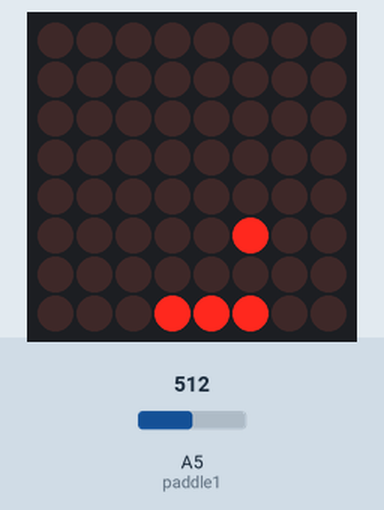
Recording of a sketch running on a simulated Arduino Uno, built with avr-gcc and run on an emulated ATmega328P. Shown: 8×8 LED matrix. Inputs (shaded band) come from the test bench; at power-on: A5 (paddle1) = 512. Random numbers use the default seed unless the sketch sets one.

Above: at 2.8 s.
2.9 s: A5 (paddle1) set to 672
5.9 s: A5 (paddle1) set to 691
At 6.22 s:
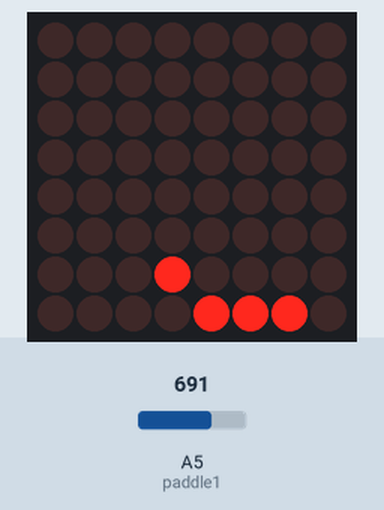
8.9 s: A5 (paddle1) set to 900
At 9.03 s:
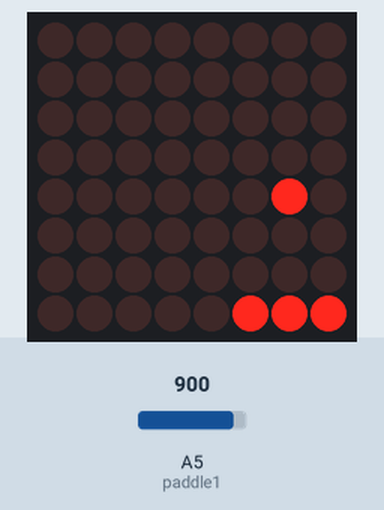
11.1 s: A5 (paddle1) set to 716
At 11.43 s:
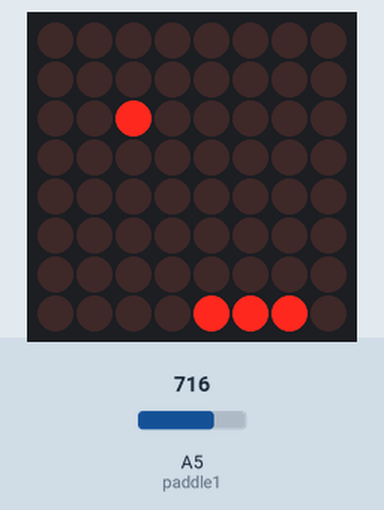
13.5 s: A5 (paddle1) set to 511
At 13.77 s:
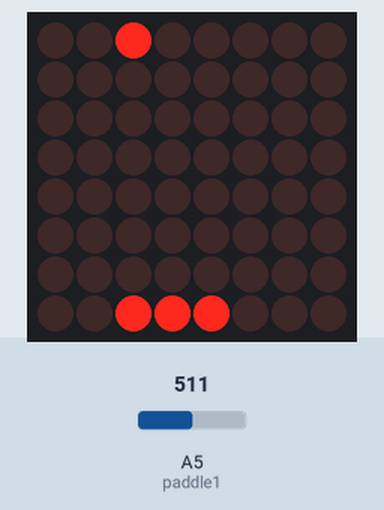
15.8 s: A5 (paddle1) set to 306
At 16.07 s:
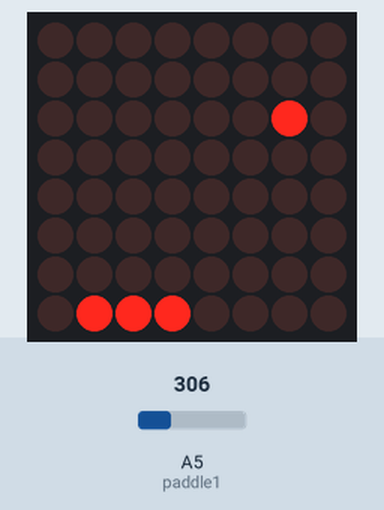

Measured:
- the behaviour switches between 682 and 683 on A5 (paddle1) (found by bisection; images 0 and 1)

The sketch:

pin_pong_game.ino
```cpp
#include "LedControl.h"
LedControl aman = LedControl(9, 11, 10, 1);          // create an instance of a Matrix

int column = 0, row = 8;                       // decide where the ball will start
int directionX = 1, directionY = 1;                    // make sure it heads from left to right first
int paddle1 = 5, paddle1Val;                           // Pot pin and value
int movement_interval = 150;
int counter = 0;

void setup() {
  aman.shutdown(0, false);
  aman.setIntensity(0, 10);                         // Set the brightness to a medium values
  randomSeed(analogRead(0));
  oops();
}
void oops() {
  for (int x = 0; x < 3; x++) {
    aman.clearDisplay(0);
    delay(250);
    for (int y = 0; y < 8; y++) {
      aman.setRow(0, y, 255);
    }
    delay(200);
  }
  counter = 0;
  movement_interval = 250;
  column = 0;
  row = random(8);
  displayDashAndDot();
}

void displayDashAndDot() {
  aman.clearDisplay(0);
  aman.setLed(0, column, row, HIGH);
  aman.setLed(0, 7, paddle1Val, HIGH);
  aman.setLed(0, 7, paddle1Val + 1, HIGH);
  aman.setLed(0, 7, paddle1Val + 2, HIGH);
  if (!(counter % 10)) {
    movement_interval -= 5;
  }
  delay(movement_interval);
}

void loop() {
  paddle1Val = analogRead(paddle1);
  paddle1Val = map(paddle1Val, 0, 1024, 0, 6);
  if (column == 6 && (paddle1Val == row ||
                      paddle1Val + 1 == row || paddle1Val + 2 == row)) {
    directionX = -1;
  }
  if (column == 0) {
    directionX = 1;
  }
  if (row == 7) {
    directionY = -1;
  }
  if (row == 0) {
    directionY = 1;
  }
  if (column == 7) {
    oops();
  }
  column += directionX;
  row += directionY;
  displayDashAndDot();
  counter++;
}
```
